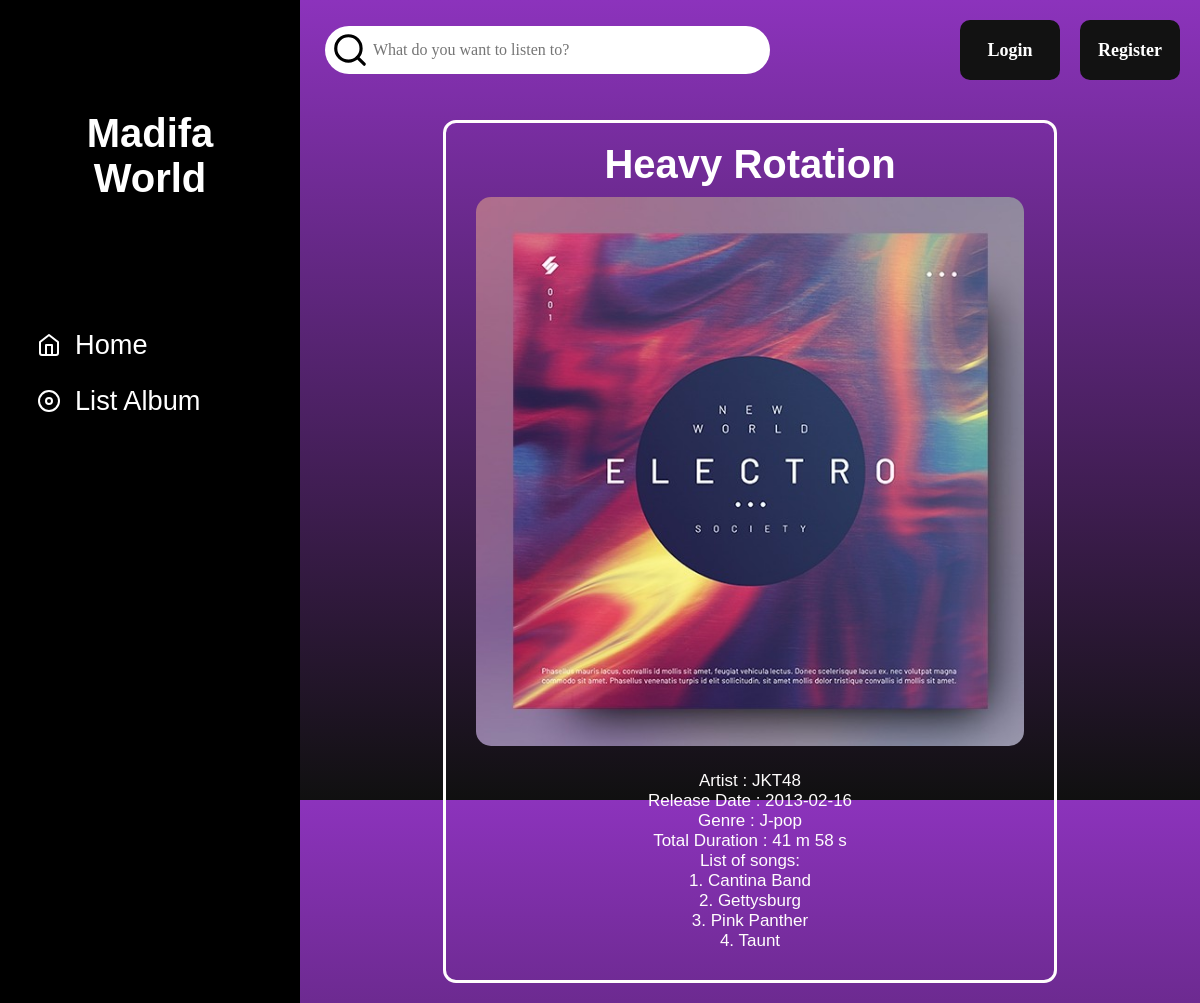
Page /albums/1 on the committed database.
### tables this page shows
CREATE TABLE `album` (
  `album_id` int NOT NULL AUTO_INCREMENT,
  `judul` char(64) NOT NULL,
  `penyanyi` char(128) NOT NULL,
  `total_duration` int NOT NULL,
  `image_path` char(255) NOT NULL,
  `tanggal_terbit` date NOT NULL,
  `genre` char(64) DEFAULT NULL,
  PRIMARY KEY (`album_id`)
);

CREATE TABLE `song` (
  `song_id` int NOT NULL AUTO_INCREMENT,
  `judul` char(64) NOT NULL,
  `penyanyi` char(128) DEFAULT NULL,
  `tanggal_terbit` date NOT NULL,
  `genre` char(64) DEFAULT NULL,
  `duration` int NOT NULL,
  `audio_path` char(255) NOT NULL,
  `image_path` char(255) DEFAULT NULL,
  `album_id` int DEFAULT NULL,
  PRIMARY KEY (`song_id`),
  KEY `album_id` (`album_id`),
  CONSTRAINT `song_ibfk_1` FOREIGN KEY (`album_id`) REFERENCES `album` (`album_id`)
);

### src/core/Controller.php (called while the page is built, shortened)
<?php
abstract class Controller {
    protected function view(string $view, array $data = []): void {
        require_once "pages/" . $view . ".php";
    }
}
?>

### src/controllers/AlbumController.php (called while the page is built, shortened)
<?php
require_once "core/Controller.php";
require_once "models/AlbumModel.php";
require_once "models/SongModel.php";
class AlbumController extends Controller {
    public function showAlbumDetail(int $albumId) {
        $album = (new AlbumModel())->selectById($albumId);
        $songs = (new SongModel())->getSongByAlbumId($albumId);
        $this->view("album/detail", [
            "album" => $album,
            "songs" => $songs
        ]);
    }
}
?>

### src/index.php (called while the page is built, shortened)
<?php
require_once "core/Router.php";
$router = new Router();
$router->handleRequest();
?>

### src/core/Database.php (called while the page is built, shortened)
<?php
class Database {
    private $host = "db";
    private $user = "root";
    private $pass = "";
    private $dbName = "madifa-world";
    private PDO $dbConnection;
    private PDOStatement|false $statement;
    public function __construct() {
        try {
            $this->dbConnection = new PDO("mysql:host=" . $this->host . ";dbname=" . $this->dbName, $this->user, $this->pass);
            $this->dbConnection->setAttribute(PDO::ATTR_ERRMODE, PDO::ERRMODE_EXCEPTION);
        } catch (PDOException $e) {
            http_response_code(500);
            die();
        }
    }
    public function prepare(string $query) {
        $this->statement = $this->dbConnection->prepare($query);
    }
    public function bind($param, $value, $type = null)
    {
        if(is_null($type)) {
            switch(true) {
                case is_int($value) :
                    $type = PDO::PARAM_INT;
                    break;
            }
        }
        $this->statement->bindValue($param, $value, $type);
    }
    public function execute() {
        $this->statement->execute();
    }
    public function fetchAll() {
        $this->statement->execute();
        return $this->statement->fetchAll(PDO::FETCH_ASSOC);
    }
    public function fetch() {
        $this->statement->execute();
        return $this->statement->fetch(PDO::FETCH_ASSOC);
    }
}
?>

### src/models/AlbumModel.php (called while the page is built, shortened)
<?php
require_once "core/Database.php";
class AlbumModel {
    public static $table = 'album';
    private Database $db;
    public function __construct()
    {
        $this->db = new Database();
    }
    public function selectById($id) {
        $query = "SELECT *
                FROM " . AlbumModel::$table . "
                WHERE album_id = :album_id
                ORDER BY judul ASC";
        $this->db->prepare($query);
        $this->db->bind(":album_id", $id);
        $this->db->execute();
        return $this->db->fetch();
    }
}

### src/models/SongModel.php (called while the page is built, shortened)
<?php
require_once "core/Database.php";
class SongModel {
    private Database $db;
    public function __construct()
    {
        $this->db = new Database();
    }
    public function getSongByAlbumId($album_id)
    {
        $query = "SELECT * FROM song WHERE album_id = :album_id";
        $this->db->prepare($query);
        $this->db->bind(":album_id", $album_id);
        $data = $this->db->fetchAll();
        return $data;
    }
}

### src/pages/album/detail.php (the view, shortened to what this page needs)
<!DOCTYPE html>
<html lang="en">
  <head>
    <?php
        require_once("./utils/Getter.php");
    ?>
  </head>
<body>
    <?php require_once "./pages/components/headernav.php";
    ?>
    <div class="contents">
        <div class="main-container">
        <div class="details">
        <h1><?php echo $data["album"]["judul"]?></h1>
        <div class="imageAlbum">
            <img src="/storage/<?php echo $data["album"]["image_path"]?>">
        </div>
        <br>
        <p>Artist : <?php echo $data["album"]["penyanyi"]?></p>
        <p>Release Date : <?php echo $data["album"]["tanggal_terbit"]?></p>
        <p>Genre : <?php echo $data["album"]["genre"]?></p>
        <p>Total Duration :
            <?php
                $minutes = intdiv($data["album"]["total_duration"], 60);
                $seconds = $data["album"]["total_duration"] % 60;
                echo $minutes . " m " . $seconds . " s";
            ?>
        </p>
        <p>
            List of songs:
            <br>
            <?php
                $no = 1;
                foreach ($data["songs"] as $song) {
                    echo $no . ". ";
                    echo $song["judul"];
                    echo "<br>";
                    $no++;
                }
            ?>
        </p>
        <br>
        </div>
        </div>
    </div>
</body>
</html>

### src/core/Router.php (shortened to what this page needs)
<?php
class Router {
    function handleRequest(): void {
        $path = "";
        if (isset($_GET["url"])) {
            $path = $_GET["url"];
        }
        $method = $_SERVER["REQUEST_METHOD"];
        foreach(glob("routes/*.php") as $fileRoute) {
            if ((new ("src\\routes\\" . $className)())->handleRoute($method, $path)) $handlerFound = true;
        }
    }
}
?>

### src/core/Routes.php (shortened to what this page needs)
<?php
abstract class Routes {
    private array $routes;
    public function __construct() {
        $this->routes = array(
            "GET" => array(),
            "POST" => array(),
            "PUT" => array(),
            "PATCH" => array(),
            "DELETE" => array()
        );
    }
    public function handleRoute(string $method, string $path): bool {
        $foundMatch = false;
        foreach($this->routes[$method] as $routePath => $handler) {
            if (preg_match("/^" . str_replace("/", "\/", $routePath) . "$/", $path, $matches)) {
                $foundMatch = true;
                $handler = $this->routes[$method][$routePath];
                $functionName = $handler["function"];
                $controller = new ("\\src\\controllers\\" . $controllerName)();
                $data = [];
                foreach($matches as $match => $matchData) {
                    if (!is_numeric($match)) {
                        $data[$match] = $matchData;
                    }
                }
                try {
                    call_user_func_array([$controller, $functionName], $data);
                }
                catch (Error $e) {
                    die($e->getMessage());
                }
            }
        }
        return $foundMatch;
    }
    protected function get(string $path, string $controller, string $function): void {
        $this->routes["GET"][$path] = array(
            "controller" => $controller,
            "function" => $function
        );
    }
    protected function post(string $path, string $controller, string $function): void {
        $this->routes["POST"][$path] = array(
            "controller" => $controller,
            "function" => $function
        );
    }
    protected function put(string $path, string $controller, string $function): void {
        $this->routes["PUT"][$path] = array(
            "controller" => $controller,
            "function" => $function
        );
    }
    protected function patch(string $path, string $controller, string $function): void {
        $this->routes["PATCH"][$path] = array(
            "controller" => $controller,
            "function" => $function
        );
    }
    protected function delete(string $path, string $controller, string $function): void {
        $this->routes["DELETE"][$path] = array(
            "controller" => $controller,
            "function" => $function
        );
    }
}
?>

### src/pages/components/headernav.php (shortened to what this page needs)
<?php
    $isLoggedIn = isset($_SESSION["loggedInUser"]);
    $userType = !$isLoggedIn ? "" : ($_SESSION["isAdmin"] ? "Admin" : "User");
?>
<nav>
    <a class="blueSound-anchor center">
        <h1>Madifa World</h1>
    </a>
    <div class="menu-options">
        <a class="menu" href="/">
            <img src="../storage/propertiesImage/home.svg" alt="search-icon">
            <p>Home</p>
        </a>
        <a class="menu" href="/albums">
            <img src="../storage/propertiesImage/disc.svg" alt="album-icon">
            <p>List Album</p>
        </a>
    </div>
</nav>
<header class="flex-justify-between">
    <div class="search-bar">
        <img class="search-icon center" src="../storage/propertiesImage/search.svg" alt="search-icon">
        <form class="search-input-form center" id="song-search-form" method="get" action="/songs">
            <input class="search-input" type="text" name="searchkey" id="song-search" placeholder="What do you want to listen to?">
        </form>
    </div>
    <div id="header-auth-div">
        <?php if ($isLoggedIn): ?>
            <?php $greet = "<h3> Hello, ".$_SESSION["loggedInUser"]. " (" . $userType .")" ."</h3>"; ?>
            <div class="account-bar center">
                <h2><?php echo $greet?></h2>
            </div>
            <form method="post" action="/logout">
                <input type="submit" class="header-auth-button" value="Logout" name="logout"/>
            </form>
        <?php else: ?>
            <form method="get" action="/login">
                <input type="submit" class="header-auth-button" value="Login"/>
            </form>
            <form method="get" action="/register">
                <input type="submit" class="header-auth-button" value="Register"/>
            </form>
        <?php endif; ?>
    </div>
</header>

### src/style/global.css (style rules this page uses)
html, body { font-family: 'circular', 'Montserrat', sans-serif; }
* { box-sizing: border-box; margin: 0; padding: 0; }
button, input, optgroup, select, textarea { font-family: inherit; font-size: 100%; font-weight: inherit; line-height: inherit; color: inherit; margin: 0; padding: 0; }
button, button:focus, input, input:focus { border: 0; outline: 0; }
a { color: inherit; text-decoration: inherit; }
.center { display: flex; justify-content: center; align-items: center; text-align: center; }
.flex-justify-between { display: flex; justify-content: space-between; align-items: center; }
nav { display: flex; flex-direction: column; color: #ffffff; background: #000000; }
.menu-options { margin-left: 10%; font-size: 1.2rem; }
.menu { display: flex; margin: 10px 0; }
.menu > * { padding: 5px; margin: 2px; }
header { grid-row: 1 / 3; grid-column: 5 / 20; padding: 2px 5px; }
header > * { height: 75%; border-radius: 30px; margin: auto 5px; }
#header-auth-div { display: flex; justify-content: center; align-items: center; }
.header-auth-button { font-size: large; width: 100px; height: 60px; border-radius: 10px; display: flex; align-items: center; justify-content: center; flex-direction: column; background: #121212; color: #ffffff; padding: 10px; margin: 10px; font-weight: bold; transition: transform .2s; }
.search-icon { width: 10%; padding: 1px 3px; }
.search-input-form { width: 85%; }
.search-input, .search-input:focus { border: 0; outline: 0; width: 100%; padding: 1px; }
* { padding: 0%; margin: 0%; box-sizing: border-box; }
body { width: 100%; height: 100vh; background: linear-gradient(#3395bc, #101010); font-family: 'Gotham'; }
header { width: 100%; height: 100%; display: flex; }
.contents { position: absolute; padding: 20px; top: 100px; left: 300px; width: calc(100% - 300px); display: flex; flex-direction: column; align-items: center; }

### src/style/home.css (style rules this page uses)
* { padding: 0%; margin: 0%; box-sizing: border-box; }
body { width: 100%; height: 100vh; background-color: rgb(98, 34, 162); font-family: 'Gotham'; }
nav { position:fixed; top: 0; left: 0; width: 300px; height: 100%; display: flex; flex-direction: column; color: #ffffff; background: #000000; }
body { width: 100%; height: 100vh; background: linear-gradient(#8c33bc, #101010); background-color: rgb(98, 34, 162); font-family: 'Gotham'; }
header { position: fixed; top: 0; left: 300px; width: calc(100% - 300px); height: 100px; display: flex; padding: 2px 5px; z-index: 1; }
.blueSound-anchor { margin: 1px auto; padding: 100px 0; width: 75%; font-size: xx-large; }
.menu-options { font-size: 1.7rem; }
* { box-sizing: border-box; }
body { margin: 0; font-family: Arial; }
.details { height: 100%; width: 100%; text-align: center; padding : 9px; font-size: 17px; color: rgb(255, 253, 253); border: 3px solid; border-radius: 13px; }
.details img { width: 93%; height: 90%; object-fit: cover; border-radius: 15px; }
h1 { font-size: 2.5rem; color: white; margin-left: 10px; }
.search-bar { width: 50%; height: 50%; background: #ffffff; margin: auto 20px; padding: 3px; display: flex; flex-direction: row; }

### src/style/form.css (style rules this page uses)
form { font-family: 'circular'; }
h1 { color: white; text-align: center; margin: 10px; }
input { width: 100%; }

### rows in the picture
album: judul "Heavy Rotation", image_path (picture), penyanyi "JKT48", tanggal_terbit "2013-02-16", genre "J-pop", total_duration "41", total_duration "58"
song: judul "Cantina Band"
song: judul "Gettysburg"
song: judul "Pink Panther"
song: judul "Taunt"
